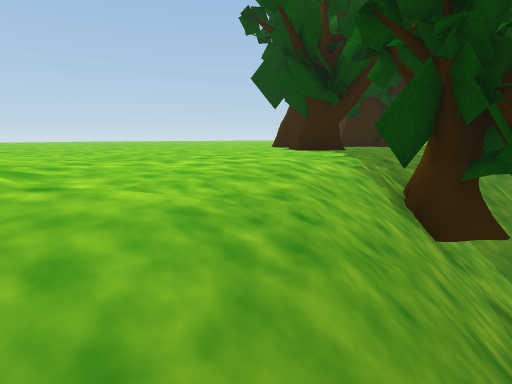
[1] (above)

24 first-person views from a walk through a Unity game level. The camera is 1.3 m above the floor, tilts 10° down and sees 80° across. The floor is counted in squares, 1.2 m on a side. Each view is taken from the middle of a square. On the plan, view 1 faces up. The plan holds only what a view shows up to about 13 squares ahead; the rest is blank. The place goes on beyond the plan. The player is left out.

[2]
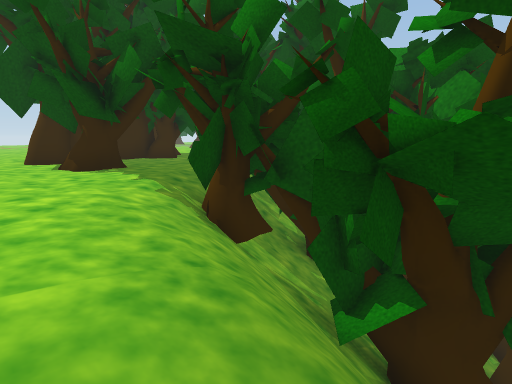

[3]
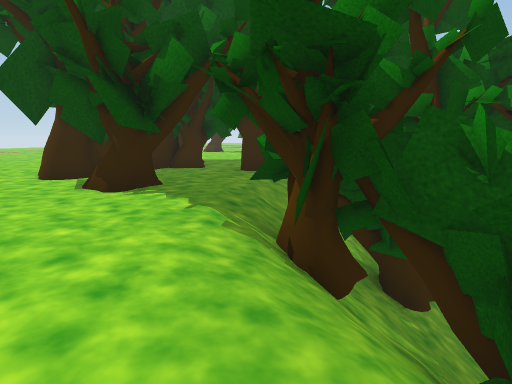

[4]
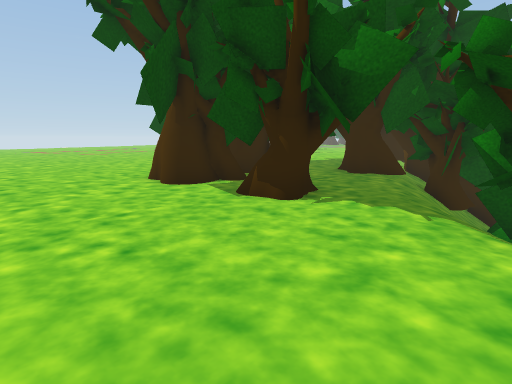

[5]
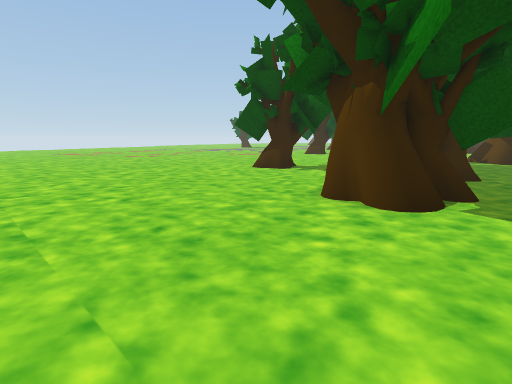

[6]
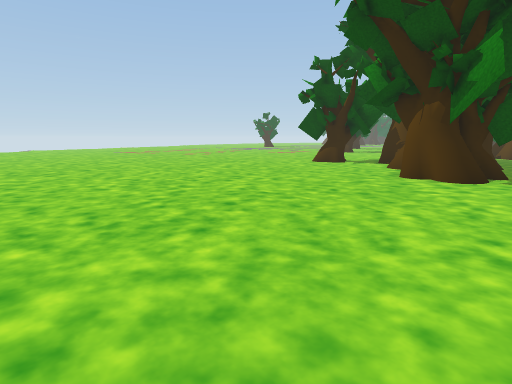

[7]
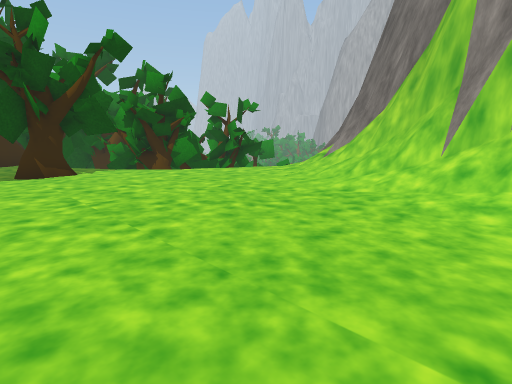

[8]
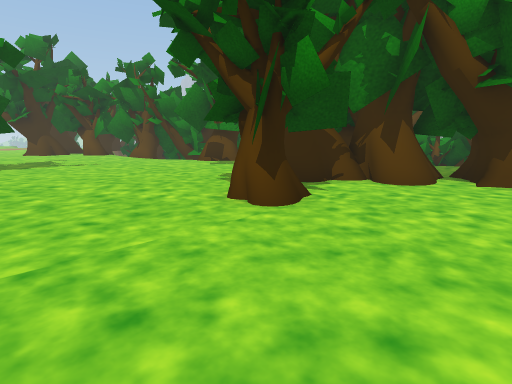

[9]
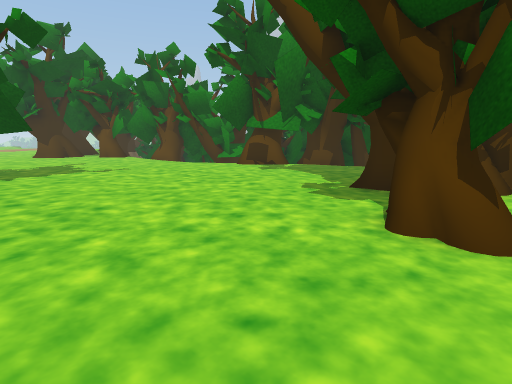

[10]
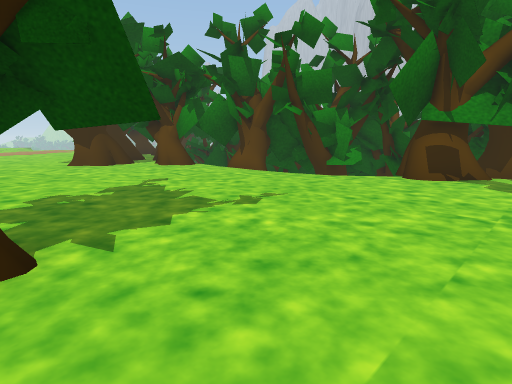

[11]
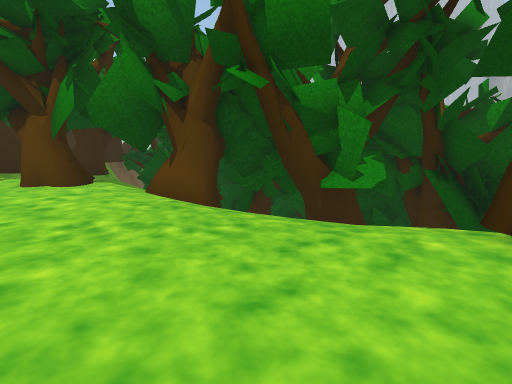

[12]
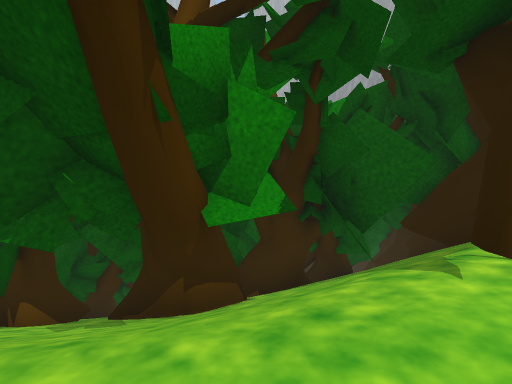

[13]
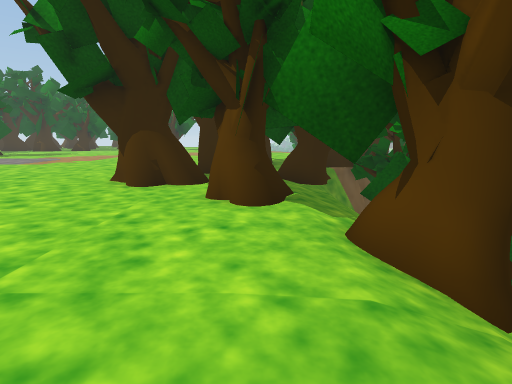

[14]
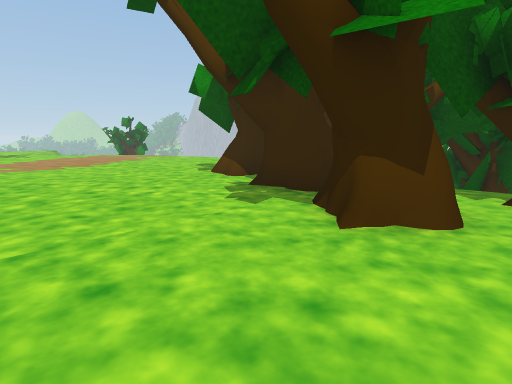

[15]
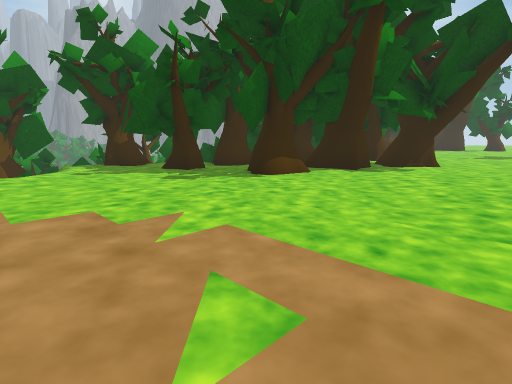

[16]
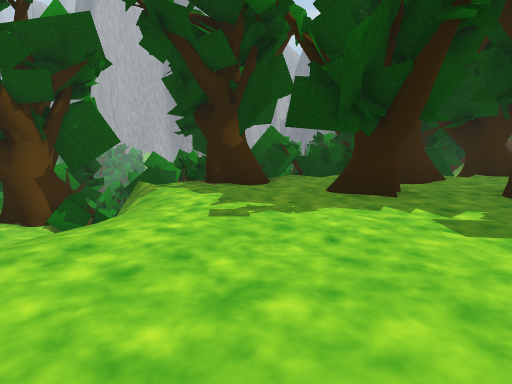

[17]
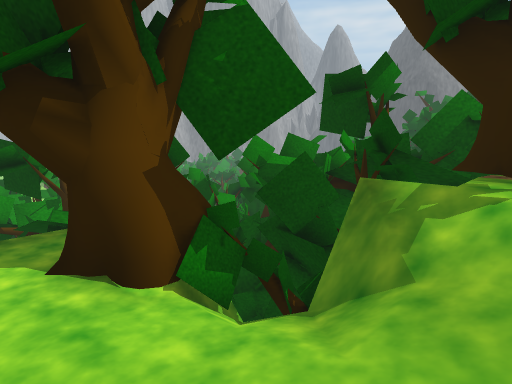

[18]
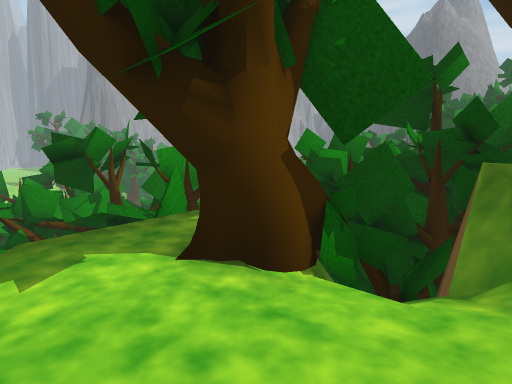

[19]
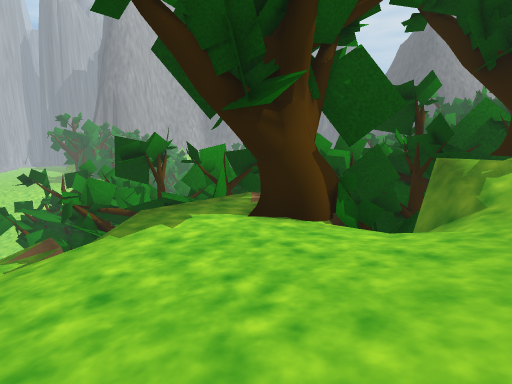

[20]
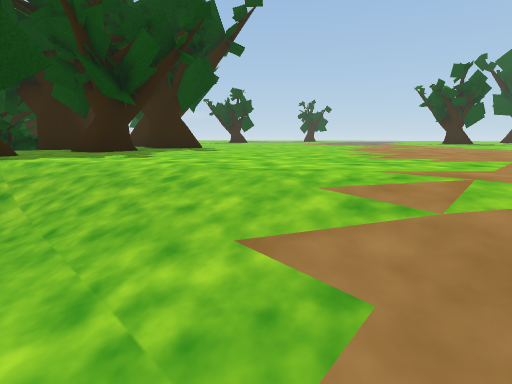

[21]
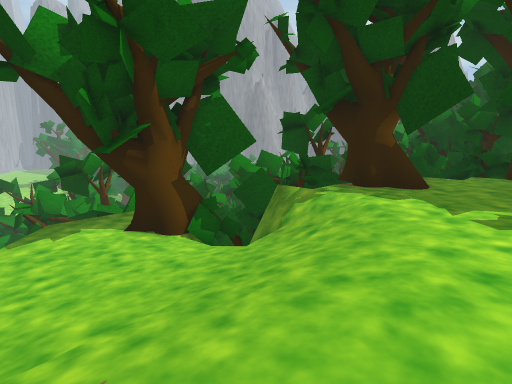

[22]
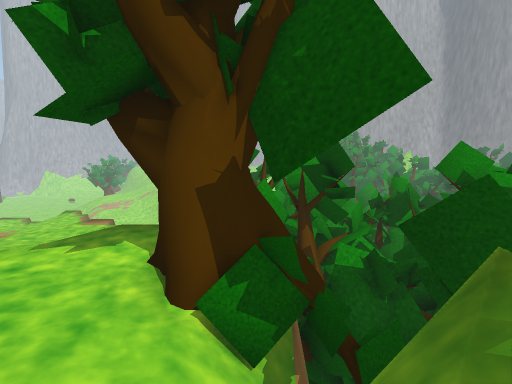

[23]
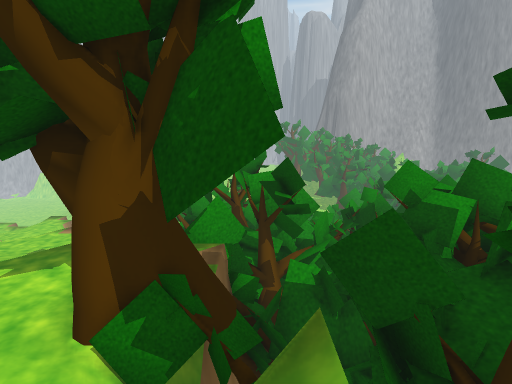

[24]
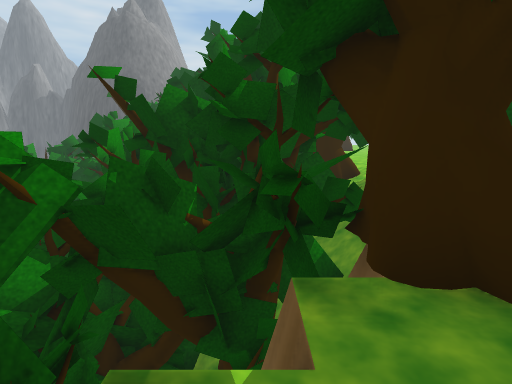

### Floor plan
Key: @ floor where view 1 was taken; # wall or solid block; x gap in a wall; . main floor; : floor 0.25 m higher than the main floor; - floor 0.25 m lower than the main floor; _ floor 0.75 m lower than the main floor; < floor 1 m lower than the main floor; ( floor 1.25 m lower than the main floor; ! floor 2.25 m lower than the main floor; / step, stairs or slope; = window, fence, low wall or low ledge; v drop or lower ground; T tree; O other object.
Columns run from 9 left of view 1 to 41 right of it. Each row starts with its distance up from view 1.
 22   .....................TT       ........ ........
 21   ......................T.........................
 20   .....................T..........................
 19   ...........T ...................T...............
 18   ...........TTT.................TT...............
 17   ............TT.................TT#TT............
 16  .............#TT...............TT TT#.T#.........
 15  .............T##..............TTT TTTT#T.........
 14  ...........TTTT ..........///T .T TT TT...........
 13  .........TT###T .....#T.////TT -- #T T..TT........
 12  .........TTTTTTT.... TT///T/TT x####T#TTTTT.......
 11 ...........TT..TT....TT#//TTTTT  #TTTTTT.......////
 10 ..........TT...TT   T#T_TTT#TTTT TTTTTTv..T..//////
  9 ..........TTT..TTT//T T#T!TTT T TTTTTTT vTT.///////
  8 ...........TT... TT T T#T#TT T#TT ## TT TTT //////
  7 ::........TT .-_TTTTTTTTTTTT TT#      TTTTTT#/(<<<(
  6 //::.......TTTTT T   T T T             TTTT TTT<<((
  5 #///::....//TTTT T T T                TTTT TvTT(((/
  4 ###///::../TTvTT T TTTTTTTT           TTTT  vx((///
  3   ###//:..//T    TTTTT T  T    O        TT T #
  2    ###/////TTTTT   T T         O        T  ##T
  1      ## ///TTT   ###           O     #     TTT
  0       #=/@ T    T###                 #       T
 -1                                         TT TTT
 -2                                         TTT
 -3                                      T  T   TT
 -4                                      T        O
 -5                                               O
 -6                                              TT
 -7
 -8                                             TTO

Positions as (right, up) in squares from view 1, and headings:
1: (0, 0), facing up
2: (-1, 0), facing up-right
3: (-1, 2), facing up-right
4: (-3, 5), facing up-right
5: (-4, 10), facing up-right
6: (-8, 10), facing up-right
7: (-9, 11), facing down-right
8: (1, 22), facing down-right
9: (4, 22), facing down-right
10: (11, 22), facing down-right
11: (14, 17), facing down-right
12: (17, 15), facing down
13: (17, 15), facing right
14: (23, 22), facing down-right
15: (38, 22), facing down-left
16: (38, 15), facing down-left
17: (38, 9), facing down-left
18: (39, 8), facing down-left
19: (41, 9), facing down-left
20: (41, 9), facing up-left
21: (40, 12), facing down-left
22: (36, 9), facing down
23: (35, 9), facing down
24: (32, 10), facing left
